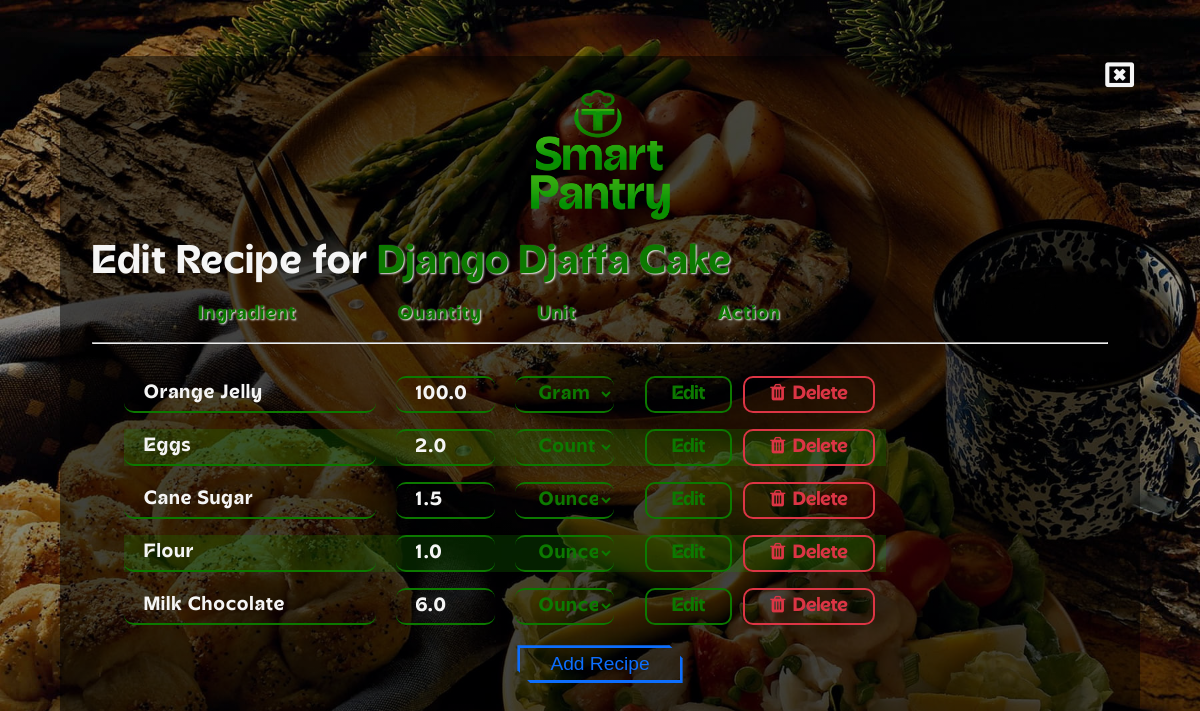
Page /Recipes/Edit/1 on the earlier database version.
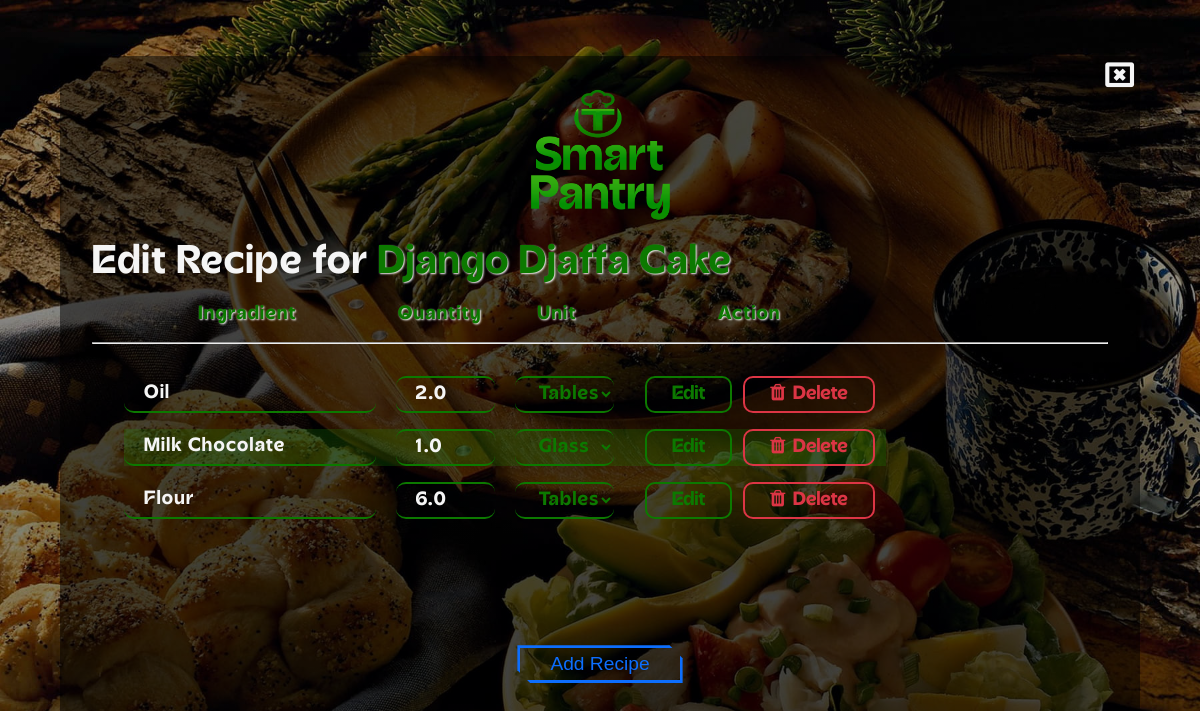
Same page on the later database version.
### inventory/models.py (models this page shows)
class RecipeRequirement(models.Model):
    Menu_item = models.ForeignKey("MenuItem", verbose_name=("Menu Item"), on_delete=models.CASCADE)
    Ingradint = models.ForeignKey("Ingradient", verbose_name=("Recipe"), on_delete=models.PROTECT)
    Quantity = models.FloatField(default=0, blank=False, null=False)
    Unit = models.CharField(default="gram", max_length=6, choices=units)

class Ingradient(models.Model):
    states = [
        ("li", "liquid"),
        ("so", "solid"),
        ("co", "count")
    ]
    Name = models.CharField(max_length=50)
    State = models.CharField(max_length=2, choices=states)
    Quantity = models.FloatField(default=0)
    Unit = models.CharField(max_length=6, choices=units)
    Unit_price = models.FloatField(default=0)

### inventory/views.py (the view)
# urls.py: path("Recipes/Edit/<itemID>", views.Recipe_Edit_Page, name="recipe_edit_page"),
def Recipe_Edit_Page(request, itemID):
    recipe_item = RecipeRequirement.objects.filter(Menu_item = itemID)
    menu_item = MenuItem.objects.get(id = itemID)
    title = menu_item.Title
    menuID = menu_item.id
    left_ingradient = []
    ingradients = Ingradient.objects.all()
    for ingradient in ingradients:
        count = 0
        for recipe in recipe_item:
            if ingradient == recipe.Ingradint:
                count = count + 1
            else:
                continue
        if count == 0:
            left_ingradient.append(ingradient)
    units = [
            "teaspoon",
            "tablespoon",
            "pound",
            "gram",
            "kilogram",
            "ounce",
            "mililitre",
            "litre",
            "glass",
            "gallon",
            "count"
        ]
    context = {
        "recipe_item" : recipe_item,
        "title" : title,
        "menuID" : menuID,
        "units" : units,
        "ingradients": left_ingradient,
    }
    return render(request, "inventory/recipe_edit.html", context)

### inventory/templates/inventory/recipe_edit.html (shortened to what this page needs)
{% load static %}
{% load my_filters %}
<!DOCTYPE html>
<html lang="en">
<head>
    <link rel="stylesheet" href="{% static 'inventory/font-awesome/css/font-awesome.min.css' %}">
    <link rel="stylesheet" href="{% static 'inventory/css/recipe_edit.css' %}">
</head>
<body>
    <div class="main">
        <button onclick="backtoMenu()" class="close"><i class="fa fa-window-close-o" aria-hidden="true"></i></button>
        <div class="my_forms">
            <div class="logo">
                <img src="{% static 'inventory/images/logo vertical.png' %}" alt="logo">
            </div>
            <h1 class="title">Edit Recipe for&nbsp; <span>{{ title }}</span></h1>
            <div class="header">
                <div class="heads">
                    <span class="big">Ingradient</span>
                    <span class="small">Quantity</span>
                    <span class="small">Unit</span>
                    <span class="big">Action</span>
                </div>
            </div>
            <hr>
            <div class="forms">
                {% for item in recipe_item %}
                <div class="form">
                    <form action="{% url 'recipe_edit' item.id %}" method="post">
                        <div class="input">
                            <input type="text" name="recipe_item" value="{{item.Ingradint.Name}}" class="big Reci_name" disabled>
                            {% if item.Unit == "count" %}
                            <input type="number" name="recipe_quantity" value="{{item.Quantity}}" step="1" class="small Reci_quantity">
                            {% else %}
                            <input type="number" name="recipe_quantity" value="{{item.Quantity}}" step="0.01" class="small Reci_quantity">
                            {% endif %}
                            <select name="recipe_unit" class="small Reci_unit">
                                {% if item.Unit == "count" %}
                                    <option value="count">{{item.Unit}}</option>
                                {% else %}
                                    {% for unit in units %}
                                    {% if unit == item.Unit %}
                                        <option value="{{unit}}" selected>{{unit}}</option>
                                    {% else %}
                                        <option value="{{unit}}">{{unit}}</option>
                                    {% endif %}
                                    {% endfor %}
                                {% endif %}
                            </select>
                            <div class="button big">
                                <input type="submit" value="Edit" class="btn edi">
                                <a href="{% url 'recipe_delete' item.id menuID %}" class="btn del"><i class="fa fa-trash"></i>&nbsp;&nbsp;Delete</a>
                            </div>
                        </div>
                    </form>
                </div>
                {% endfor %}
            </div>
            <div class="add_button">
                <button onclick="popup()" id="btn">Add Recipe</button>
            </div>
    </div>
</body>
</html>

Differences in the rows shown:
removed RecipeRequirement: recipe_item "flour", recipe_quantity "1.0", recipe_unit "ounce"
removed RecipeRequirement: recipe_item "milk chocolate", recipe_quantity "6.0", recipe_unit "ounce"
changed RecipeRequirement: recipe_item "orange jelly" → "Oil"; recipe_quantity "100.0" → "2.0"; recipe_unit "gram" → "tablespoon"
changed RecipeRequirement: recipe_item "eggs" → "Milk Chocolate"; recipe_unit "count" → "glass"; recipe_quantity "2.0" → "1.0"
changed RecipeRequirement: recipe_item "cane sugar" → "Flour"; recipe_quantity "1.5" → "6.0"; recipe_unit "ounce" → "tablespoon"
